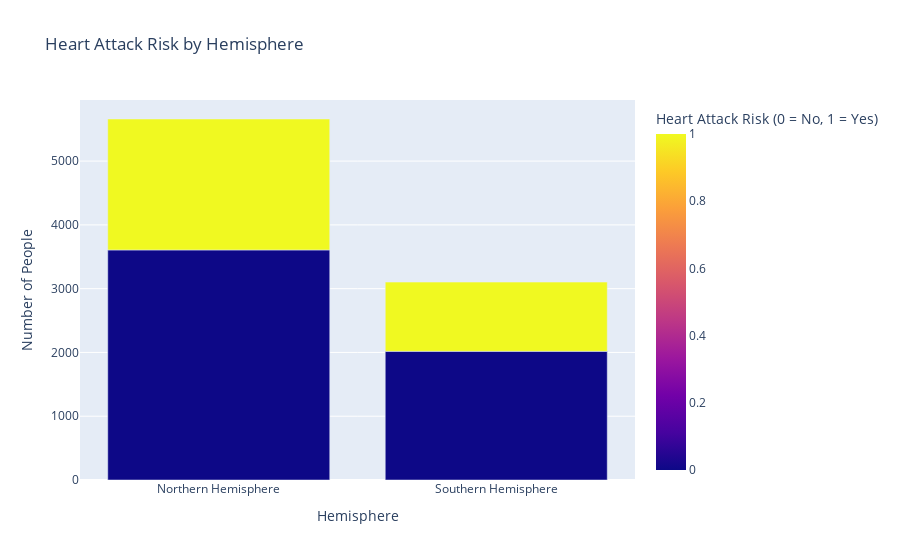
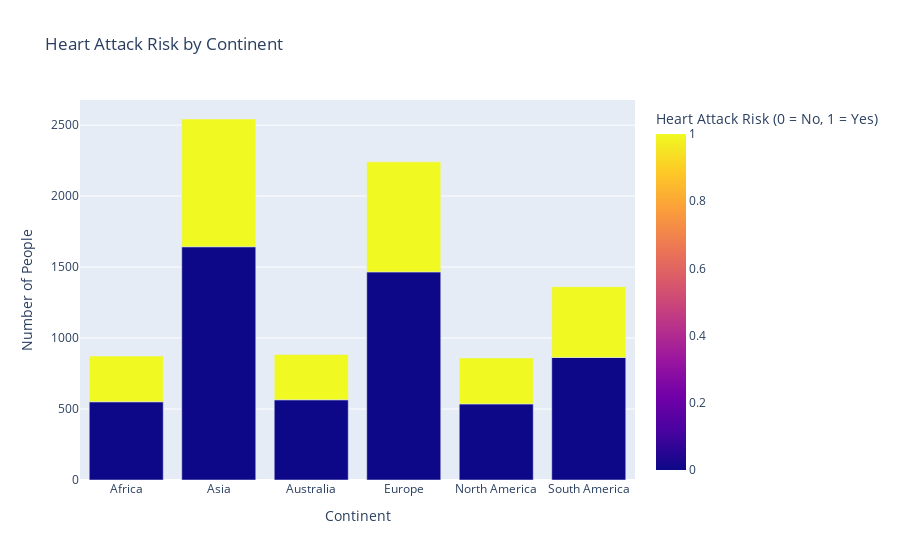
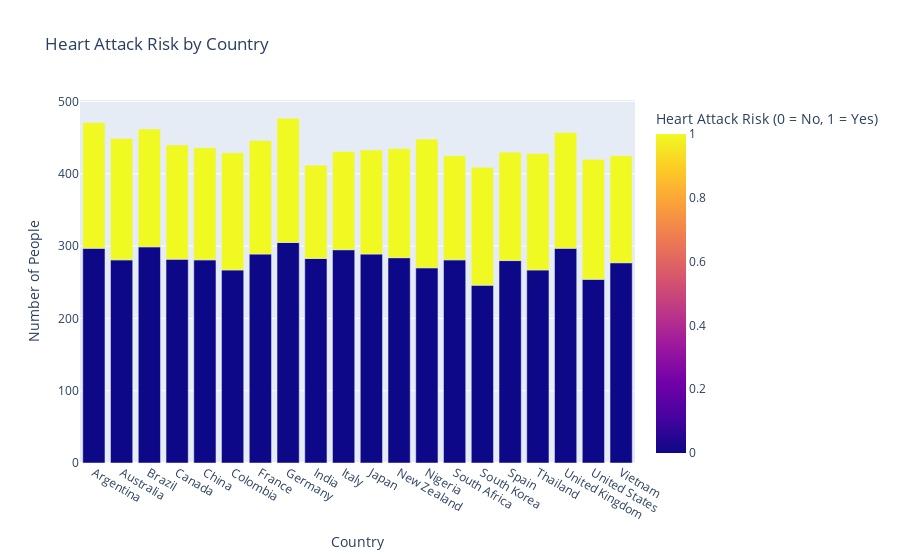
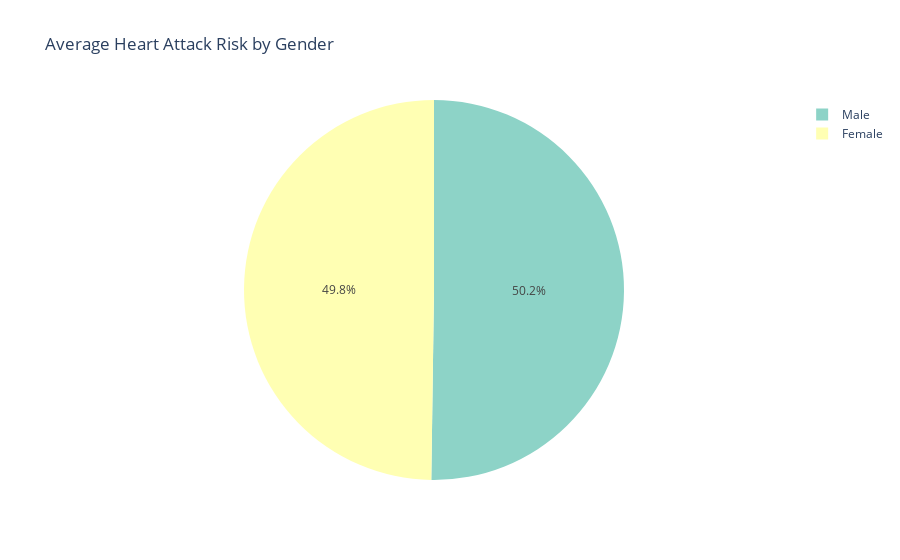

These figures' notebook cell, in order:
### Code cell
import plotly.express as px
import pandas as pd
import os


def generate_and_save_plots(df, save_dir="output/plots"):

    if not os.path.exists(save_dir):
        os.makedirs(save_dir)

    data = df.copy()

    # Group the data by Hemisphere and Heart Attack Risk
    hemisphere_risk_grouped = (
        data.groupby(["Hemisphere", "Heart Attack Risk"])
        .size()
        .reset_index(name="Count")
    )
    fig_hemisphere_stacked = px.bar(
        hemisphere_risk_grouped,
        x="Hemisphere",
        y="Count",
        color="Heart Attack Risk",
        title="Heart Attack Risk by Hemisphere",
        labels={
            "Count": "Number of People",
            "Heart Attack Risk": "Heart Attack Risk (0 = No, 1 = Yes)",
        },
        barmode="stack",
        color_discrete_sequence=px.colors.qualitative.Set2,
    )
    #fig_hemisphere_stacked.write_image(f"{save_dir}/hemisphere_heart_attack_risk.png")
    fig_hemisphere_stacked.show()

    # Group by Continent and Heart Attack Risk
    continent_risk_grouped = (
        data.groupby(["Continent", "Heart Attack Risk"])
        .size()
        .reset_index(name="Count")
    )
    fig_continent_stacked = px.bar(
        continent_risk_grouped,
        x="Continent",
        y="Count",
        color="Heart Attack Risk",
        title="Heart Attack Risk by Continent",
        labels={
            "Count": "Number of People",
            "Heart Attack Risk": "Heart Attack Risk (0 = No, 1 = Yes)",
        },
        barmode="stack",
        color_discrete_sequence=px.colors.qualitative.Set1,
    )
    #fig_continent_stacked.write_image(f"{save_dir}/continent_heart_attack_risk.png")
    fig_continent_stacked.show()

    # Group by Country and Heart Attack Risk
    country_risk_grouped = (
        data.groupby(["Country", "Heart Attack Risk"]).size().reset_index(name="Count")
    )
    fig_stacked_bar = px.bar(
        country_risk_grouped,
        x="Country",
        y="Count",
        color="Heart Attack Risk",
        title="Heart Attack Risk by Country",
        labels={
            "Count": "Number of People",
            "Heart Attack Risk": "Heart Attack Risk (0 = No, 1 = Yes)",
        },
        barmode="stack",
        color_discrete_sequence=px.colors.qualitative.Pastel,
    )
    #fig_stacked_bar.write_image(f"{save_dir}/country_heart_attack_risk.png")
    fig_stacked_bar.show()

    # Heart Attack Risk by Smoking Status and Gender
    heart_risk_data = data[data["Heart Attack Risk"] == 1]
    smoking_gender_group = (
        heart_risk_data.groupby(["Sex", "Smoking"]).size().reset_index(name="Count")
    )
    fig_smoking_gender_grouped = px.bar(
        smoking_gender_group,
        x="Sex",
        y="Count",
        color="Smoking",
        barmode="group",
        title="Heart Attack Risk by Smoking Status and Gender",
        labels={
            "Smoking": "Smoking Status (0 = Non-smoker, 1 = Smoker)",
            "Count": "Number of People",
        },
        color_discrete_sequence=px.colors.qualitative.Bold,
    )
    # fig_smoking_gender_grouped.write_image(
    #     f"{save_dir}/smoking_gender_heart_attack_risk.png"
    # )
    # fig_smoking_gender_grouped.show()

    # Pie Chart for Average Heart Attack Risk by Gender
    gender_risk = data.groupby("Sex")["Heart Attack Risk"].mean().reset_index()
    fig_pie = px.pie(
        gender_risk,
        values="Heart Attack Risk",
        names="Sex",
        title="Average Heart Attack Risk by Gender",
        color_discrete_sequence=px.colors.qualitative.Set3,
    )
    #fig_pie.write_image(f"{save_dir}/gender_heart_attack_risk_pie.png")
    fig_pie.show()

    # Sunburst Chart for Heart Attack Risk by Gender
    fig_sunburst = px.sunburst(
        heart_risk_data,
        path=["Sex"],
        values="Heart Attack Risk",
        title="Heart Attack Risk by Gender",
        color="Sex",
        color_discrete_sequence=px.colors.qualitative.Pastel1,
    )
    #fig_sunburst.write_image(f"{save_dir}/gender_heart_attack_risk_sunburst.png")
    fig_sunburst.show()

    # Violin plot for Cholesterol by Heart Attack Risk
    fig_cholesterol_violin = px.violin(
        data,
        y="Cholesterol",
        x="Heart Attack Risk",
        color="Heart Attack Risk",
        title="Cholesterol Levels by Heart Attack Risk",
        box=True,
        points="all",
        color_discrete_sequence=px.colors.qualitative.Set1,
    )
    # fig_cholesterol_violin.write_image(
    #     f"{save_dir}/cholesterol_heart_attack_risk_violin.png"
    # )
    # fig_cholesterol_violin.show()

    # Age distribution histogram for Heart Attack Risk = 1
    fig_age_dist = px.histogram(
        heart_risk_data,
        x="Age",
        nbins=20,
        title="Age Distribution for Heart Attack Risk = 1",
        color_discrete_sequence=px.colors.qualitative.Vivid,
    )
    #fig_age_dist.write_image(f"{save_dir}/age_distribution_heart_attack_risk.png")
    fig_age_dist.show()

    # Systolic and Diastolic Blood Pressure by Age Group and Heart Attack Risk
    bp_split = data["Blood Pressure"].str.split("/", expand=True)
    bp_split.columns = ["Systolic_BP", "Diastolic_BP"]
    data["Systolic_BP"] = pd.to_numeric(bp_split["Systolic_BP"], errors="coerce")
    data["Diastolic_BP"] = pd.to_numeric(bp_split["Diastolic_BP"], errors="coerce")
    data["Age Group"] = pd.cut(
        data["Age"], bins=[0, 30, 45, 60, 100], labels=["<30", "30-45", "45-60", "60+"]
    )

    bp_grouped = (
        data.groupby(["Age Group", "Heart Attack Risk"])
        .agg({"Systolic_BP": "mean", "Diastolic_BP": "mean"})
        .reset_index()
    )

    # Systolic Blood Pressure
    fig_systolic_stacked = px.bar(
        bp_grouped,
        x="Age Group",
        y="Systolic_BP",
        color="Heart Attack Risk",
        title="Systolic Blood Pressure by Age Group and Heart Attack Risk",
        labels={
            "Systolic_BP": "Mean Systolic BP",
            "Heart Attack Risk": "Heart Attack Risk (0 = No, 1 = Yes)",
        },
        barmode="stack",
        color_discrete_sequence=px.colors.qualitative.Set1,
    )
    #fig_systolic_stacked.write_image(f"{save_dir}/systolic_bp_heart_attack_risk.png")
    fig_systolic_stacked.show()

    # Diastolic Blood Pressure
    fig_diastolic_stacked = px.bar(
        bp_grouped,
        x="Age Group",
        y="Diastolic_BP",
        color="Heart Attack Risk",
        title="Diastolic Blood Pressure by Age Group and Heart Attack Risk",
        labels={
            "Diastolic_BP": "Mean Diastolic BP",
            "Heart Attack Risk": "Heart Attack Risk (0 = No, 1 = Yes)",
        },
        barmode="stack",
        color_discrete_sequence=px.colors.qualitative.Set2,
    )
    #fig_diastolic_stacked.write_image(f"{save_dir}/diastolic_bp_heart_attack_risk.png")
    fig_diastolic_stacked.show()

generate_and_save_plots(df, save_dir="output/plots")

### Figure 1 — Plotly figure (JSON) as saved in the notebook; plotly's stock layout.template omitted (floating-point values rounded to 4 significant figures)
{"data": [{"alignmentgroup": "True", "hovertemplate": "Hemisphere=%{x}<br>Number of People=%{y}<br>Heart Attack Risk (0 = No, 1 = Yes)=%{marker.color}<extra></extra>", "legendgroup": "", "marker": {"color": [0, 1, 0, 1], "coloraxis": "coloraxis", "pattern": {"shape": ""}}, "name": "", "offsetgroup": "", "orientation": "v", "showlegend": false, "textposition": "auto", "type": "bar", "x": ["Northern Hemisphere", "Northern Hemisphere", "Southern Hemisphere", "Southern Hemisphere"], "xaxis": "x", "y": [3607, 2053, 2017, 1086], "yaxis": "y"}], "layout": {"barmode": "stack", "coloraxis": {"colorbar": {"title": {"text": "Heart Attack Risk (0 = No, 1 = Yes)"}}, "colorscale": [[0, "#0d0887"], [0.1111, "#46039f"], [0.2222, "#7201a8"], [0.3333, "#9c179e"], [0.4444, "#bd3786"], [0.5556, "#d8576b"], [0.6667, "#ed7953"], [0.7778, "#fb9f3a"], [0.8889, "#fdca26"], [1, "#f0f921"]]}, "legend": {"tracegroupgap": 0}, "title": {"text": "Heart Attack Risk by Hemisphere"}, "xaxis": {"anchor": "y", "domain": [0, 1], "title": {"text": "Hemisphere"}}, "yaxis": {"anchor": "x", "domain": [0, 1], "title": {"text": "Number of People"}}}}

### Figure 2 — Plotly figure (JSON) as saved in the notebook; plotly's stock layout.template omitted (floating-point values rounded to 4 significant figures)
{"data": [{"alignmentgroup": "True", "hovertemplate": "Continent=%{x}<br>Number of People=%{y}<br>Heart Attack Risk (0 = No, 1 = Yes)=%{marker.color}<extra></extra>", "legendgroup": "", "marker": {"color": [0, 1, 0, 1, 0, 1, 0, 1, 0, 1, 0, 1], "coloraxis": "coloraxis", "pattern": {"shape": ""}}, "name": "", "offsetgroup": "", "orientation": "v", "showlegend": false, "textposition": "auto", "type": "bar", "x": ["Africa", "Africa", "Asia", "Asia", "Australia", "Australia", "Europe", "Europe", "North America", "North America", "South America", "South America"], "xaxis": "x", "y": [551, 322, 1643, 900, 565, 319, 1466, 775, 536, 324, 863, 499], "yaxis": "y"}], "layout": {"barmode": "stack", "coloraxis": {"colorbar": {"title": {"text": "Heart Attack Risk (0 = No, 1 = Yes)"}}, "colorscale": [[0, "#0d0887"], [0.1111, "#46039f"], [0.2222, "#7201a8"], [0.3333, "#9c179e"], [0.4444, "#bd3786"], [0.5556, "#d8576b"], [0.6667, "#ed7953"], [0.7778, "#fb9f3a"], [0.8889, "#fdca26"], [1, "#f0f921"]]}, "legend": {"tracegroupgap": 0}, "title": {"text": "Heart Attack Risk by Continent"}, "xaxis": {"anchor": "y", "domain": [0, 1], "title": {"text": "Continent"}}, "yaxis": {"anchor": "x", "domain": [0, 1], "title": {"text": "Number of People"}}}}

### Figure 3 — Plotly figure (JSON) as saved in the notebook; plotly's stock layout.template omitted (floating-point values rounded to 4 significant figures)
{"data": [{"alignmentgroup": "True", "hovertemplate": "Country=%{x}<br>Number of People=%{y}<br>Heart Attack Risk (0 = No, 1 = Yes)=%{marker.color}<extra></extra>", "legendgroup": "", "marker": {"color": [0, 1, 0, 1, 0, 1, 0, 1, 0, 1, 0, 1, 0, 1, 0, 1, 0, 1, 0, 1, 0, 1, 0, 1, 0, 1, 0, 1, 0, 1, 0, 1, 0, 1, 0, 1, 0, 1, 0, 1], "coloraxis": "coloraxis", "pattern": {"shape": ""}}, "name": "", "offsetgroup": "", "orientation": "v", "showlegend": false, "textposition": "auto", "type": "bar", "x": ["Argentina", "Argentina", "Australia", "Australia", "Brazil", "Brazil", "Canada", "Canada", "China", "China", "Colombia", "Colombia", "France", "France", "Germany", "Germany", "India", "India", "Italy", "Italy", "Japan", "Japan", "New Zealand", "New Zealand", "Nigeria", "Nigeria", "South Africa", "South Africa", "South Korea", "South Korea", "Spain", "Spain", "Thailand", "Thailand", "United Kingdom", "United Kingdom", "United States", "United States", "Vietnam", "Vietnam"], "xaxis": "x", "y": [297, 174, 281, 168, 299, 163, 282, 158, 281, 155, 267, 162, 289, 157, 305, 172, 283, 129, 295, 136, 289, 144, 284, 151, 270, 178, 281, 144, 246, 163, 280, 150, 267, 161, 297, 160, 254, 166, 277, 148], "yaxis": "y"}], "layout": {"barmode": "stack", "coloraxis": {"colorbar": {"title": {"text": "Heart Attack Risk (0 = No, 1 = Yes)"}}, "colorscale": [[0, "#0d0887"], [0.1111, "#46039f"], [0.2222, "#7201a8"], [0.3333, "#9c179e"], [0.4444, "#bd3786"], [0.5556, "#d8576b"], [0.6667, "#ed7953"], [0.7778, "#fb9f3a"], [0.8889, "#fdca26"], [1, "#f0f921"]]}, "legend": {"tracegroupgap": 0}, "title": {"text": "Heart Attack Risk by Country"}, "xaxis": {"anchor": "y", "domain": [0, 1], "title": {"text": "Country"}}, "yaxis": {"anchor": "x", "domain": [0, 1], "title": {"text": "Number of People"}}}}

### Figure 4 — Plotly figure (JSON) as saved in the notebook; plotly's stock layout.template omitted (floating-point values rounded to 4 significant figures)
{"data": [{"domain": {"x": [0, 1], "y": [0, 1]}, "hovertemplate": "Sex=%{label}<br>Heart Attack Risk=%{value}<extra></extra>", "labels": ["Female", "Male"], "legendgroup": "", "name": "", "showlegend": true, "type": "pie", "values": [0.356, 0.3592]}], "layout": {"legend": {"tracegroupgap": 0}, "piecolorway": ["rgb(141,211,199)", "rgb(255,255,179)", "rgb(190,186,218)", "rgb(251,128,114)", "rgb(128,177,211)", "rgb(253,180,98)", "rgb(179,222,105)", "rgb(252,205,229)", "rgb(217,217,217)", "rgb(188,128,189)", "rgb(204,235,197)", "rgb(255,237,111)"], "title": {"text": "Average Heart Attack Risk by Gender"}}}
